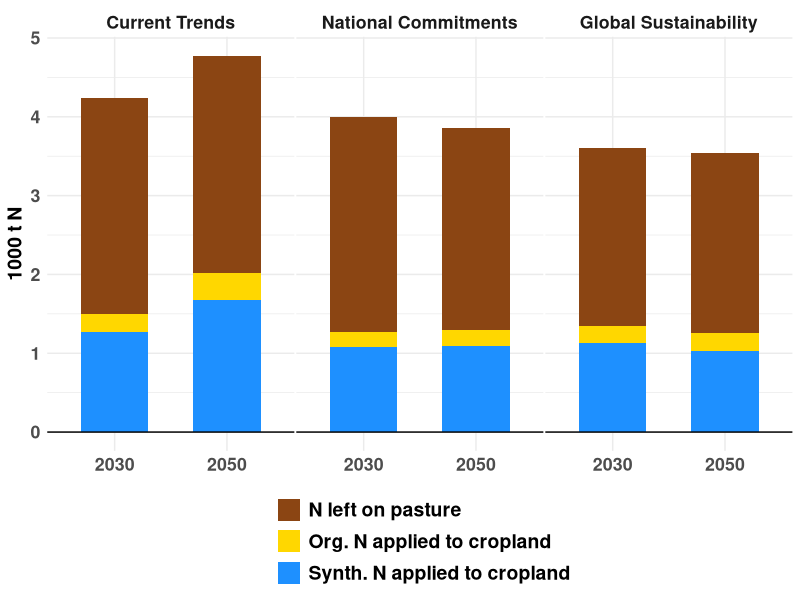
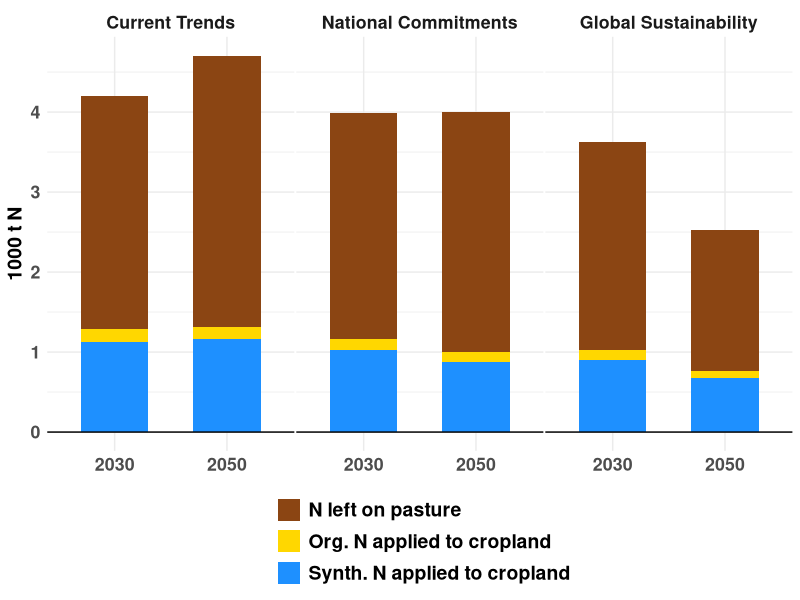
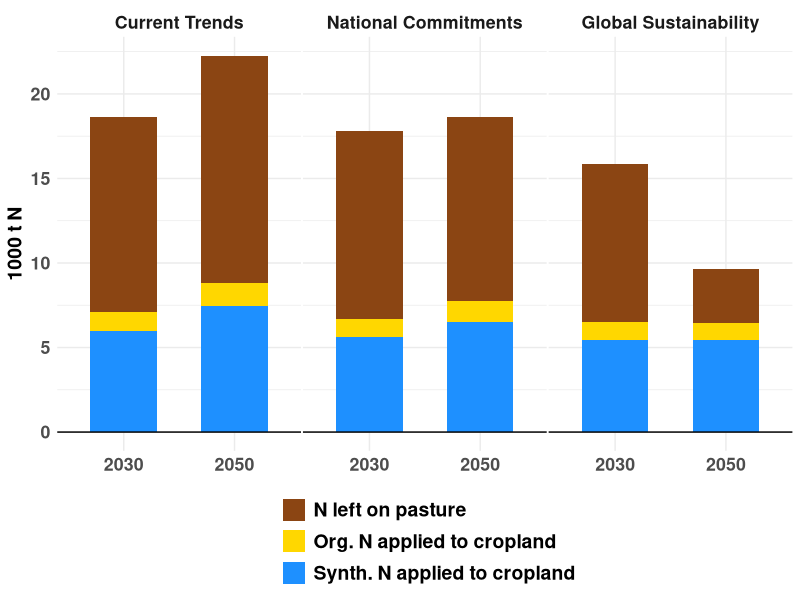
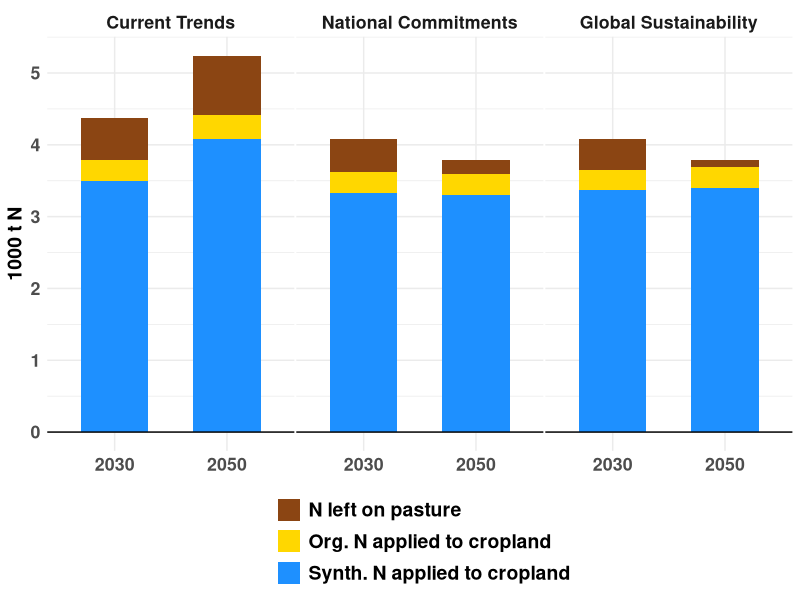
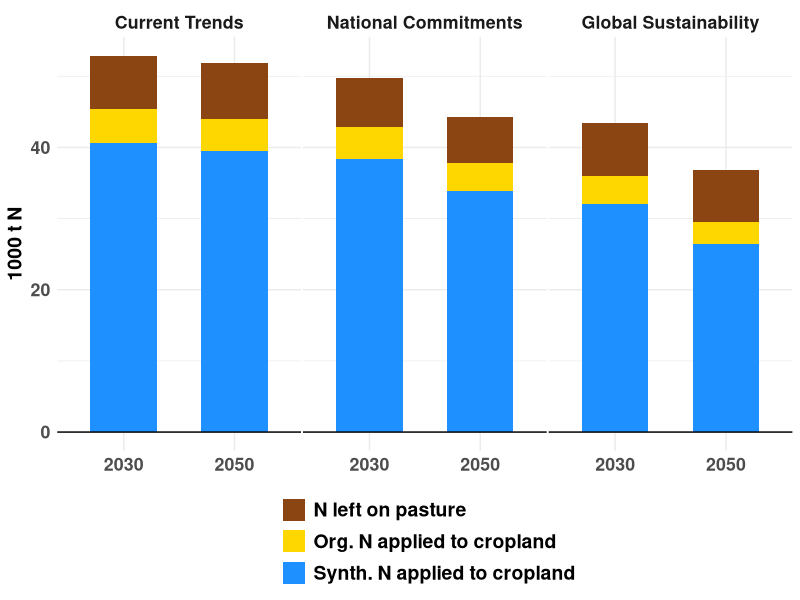
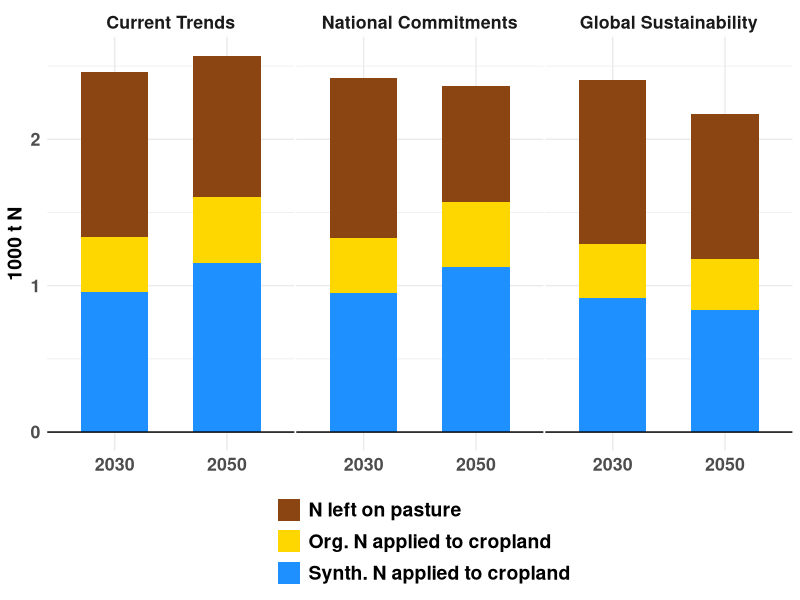
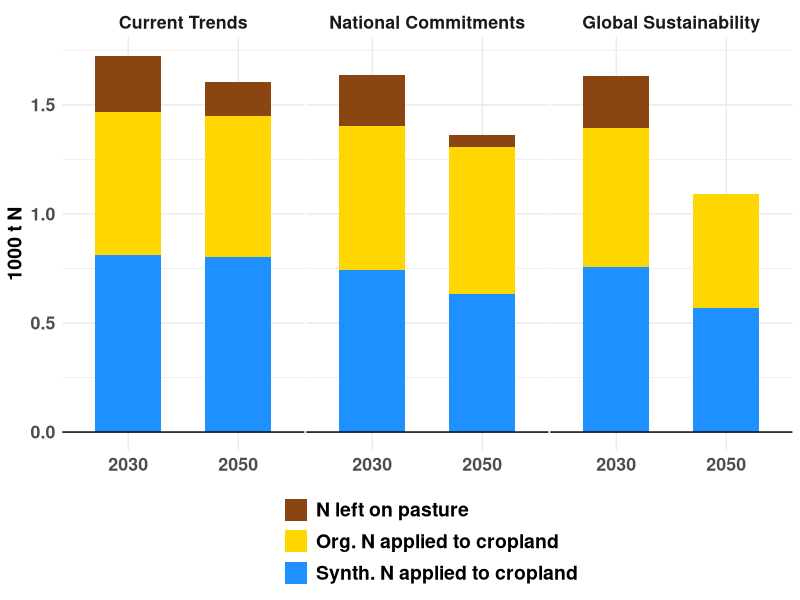
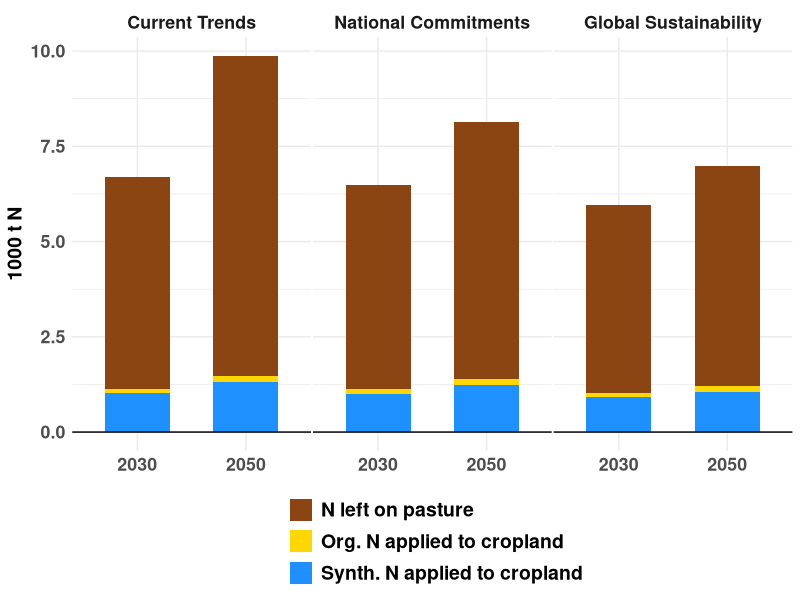

The R script that drew these images, in order:
# Figure 11: Nitrogen application
# Author: Clara Douzal (SDSN)
# Last update: 20240529

# libraries ---------------------------------------------------------------
library(here)
#library(plyr)
library(dplyr)
library(tidyr)
library(readxl)
library(readr)
library(ggplot2)
library(conflicted)


conflicted::conflict_prefer("rename", "dplyr")
conflicted::conflict_prefer("mutate", "dplyr")
conflicted::conflict_prefer("summarise", "dplyr")
conflicts_prefer(dplyr::filter)
here()


#Data -------------------------------------------------------------------
scenathon<- read.csv(here("data", "240523_FullDataBase_expost.csv"), sep = "") %>% 
  filter(tradeadjustment == "Yes") %>% 
  filter(year %in% c("2030", "2050")) %>% 
  mutate(pathway_id = factor(pathway_id, levels = c("CT", "NC", "GS"))) %>% 
  select(pathway_id, country, year, calcn_synth, calcn_agsoils, calcn_leftpasture) %>% 
  rename(`Org. N applied to cropland` = calcn_agsoils,
         `N left on pasture` = calcn_leftpasture,
         `Synth. N applied to cropland` = calcn_synth) %>% 
  pivot_longer(cols = c(`Org. N applied to cropland`,
                        `N left on pasture`,
                        `Synth. N applied to cropland`), 
               names_to = "type", values_to = "value") %>% 
  mutate(type = factor(type, levels = c("N left on pasture", 
                                        "Org. N applied to cropland", 
                                        "Synth. N applied to cropland")))

#List countries
countries <- c(
  "ARG", "AUS", "BRA", "CAN", "CHN", "COL","DEU",
  "ETH" ,"FIN","GBR", "IDN", "IND", "MEX",
  "NOR", "RUS", "RWA","SWE",  "USA", "DNK",
  "GRC","TUR", "NPL", "R_ASP", "R_CSA", "R_NMC", "R_OEU", "R_NEU", "R_SSA"
)



figure_directory <- here("output", "figures", "Figure11_NApplication", format(Sys.Date(),format = "%y%m%d"))
dir.create(figure_directory, recursive = TRUE, showWarnings = FALSE)
print(figure_directory)

# Loop for each country

for (cur_country in countries) {
  
  country_data <- subset(scenathon, country == cur_country)
  
  # Create plot for the specific country
  p_N <- ggplot(country_data, aes(x = as.factor(year))) +
    geom_bar(aes(y = value/1000, fill = type), stat = "identity", position = "stack", width = 0.6) +
    geom_hline(yintercept = 0, linetype = "solid") +
    labs(x="",
         y = "1000 t N",
         fill = ""
    ) +
    facet_grid(. ~ pathway_id, scales = "free_y",
               labeller = labeller(pathway_id = c(
                 "CT" = "Current Trends",
                 "NC" = "National Commitments",
                 "GS" = "Global Sustainability"
               )))+
    scale_fill_manual(values = c(`N left on pasture` = "#8B4513", 
                                 `Org. N applied to cropland` = "#FFD700", 
                                 `Synth. N applied to cropland` = "#1E90FF")) +  
    theme_minimal() +
    theme(
      text = element_text(family = "sans", "black", size = 16, face = "bold"),
      legend.text = element_text(family = "sans", size = 14),
      axis.title.x = element_blank(),
      axis.title.y = element_text(color = "black", size = 14),
      legend.position = "bottom",
      panel.spacing = unit(0.05, "cm")
    ) +
    
    guides(fill = guide_legend(nrow = 3))
  
  # Save the plot as a TIFF file
  filename <- paste0("Fig11_",format(Sys.Date(),format = "%y%m%d"), "_", gsub(" ", "_", cur_country), ".png")
  png(
    filename = here(figure_directory, filename),
    units = "cm", height = 15.8, width = 17.4, res = 300)
  print(p_N)
  dev.off()
  
}
